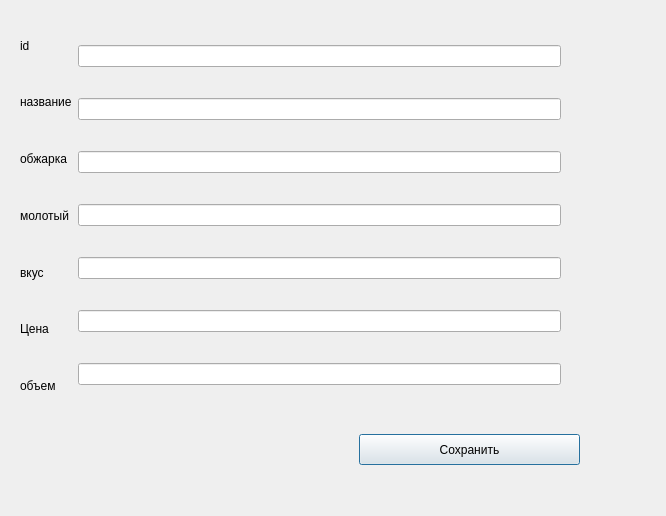
<?xml version="1.0" encoding="UTF-8"?>
<ui version="4.0">
 <class>Dialog</class>
 <widget class="QDialog" name="Dialog">
  <property name="geometry">
   <rect>
    <x>0</x>
    <y>0</y>
    <width>666</width>
    <height>516</height>
   </rect>
  </property>
  <property name="windowTitle">
   <string>Dialog</string>
  </property>
  <widget class="QWidget" name="layoutWidget">
   <property name="geometry">
    <rect>
     <x>20</x>
     <y>20</y>
     <width>541</width>
     <height>391</height>
    </rect>
   </property>
   <layout class="QHBoxLayout" name="horizontalLayout">
    <item>
     <layout class="QVBoxLayout" name="verticalLayout">
      <item>
       <widget class="QLabel" name="label">
        <property name="sizePolicy">
         <sizepolicy hsizetype="Ignored" vsizetype="Ignored">
          <horstretch>0</horstretch>
          <verstretch>0</verstretch>
         </sizepolicy>
        </property>
        <property name="text">
         <string>id</string>
        </property>
       </widget>
      </item>
      <item>
       <widget class="QLabel" name="label_2">
        <property name="text">
         <string>название</string>
        </property>
       </widget>
      </item>
      <item>
       <widget class="QLabel" name="label_3">
        <property name="text">
         <string>обжарка</string>
        </property>
       </widget>
      </item>
      <item>
       <widget class="QLabel" name="label_4">
        <property name="text">
         <string>молотый</string>
        </property>
       </widget>
      </item>
      <item>
       <widget class="QLabel" name="label_5">
        <property name="text">
         <string>вкус</string>
        </property>
       </widget>
      </item>
      <item>
       <widget class="QLabel" name="label_7">
        <property name="text">
         <string>Цена</string>
        </property>
       </widget>
      </item>
      <item>
       <widget class="QLabel" name="label_6">
        <property name="text">
         <string>объем</string>
        </property>
       </widget>
      </item>
     </layout>
    </item>
    <item>
     <layout class="QVBoxLayout" name="verticalLayout_2">
      <item>
       <widget class="QLineEdit" name="line_id"/>
      </item>
      <item>
       <widget class="QLineEdit" name="line_name"/>
      </item>
      <item>
       <widget class="QLineEdit" name="line_roasting"/>
      </item>
      <item>
       <widget class="QLineEdit" name="line_ground">
        <property name="sizePolicy">
         <sizepolicy hsizetype="Ignored" vsizetype="Fixed">
          <horstretch>0</horstretch>
          <verstretch>0</verstretch>
         </sizepolicy>
        </property>
       </widget>
      </item>
      <item>
       <widget class="QLineEdit" name="line_taste">
        <property name="sizePolicy">
         <sizepolicy hsizetype="Ignored" vsizetype="Fixed">
          <horstretch>0</horstretch>
          <verstretch>0</verstretch>
         </sizepolicy>
        </property>
       </widget>
      </item>
      <item>
       <widget class="QLineEdit" name="line_price"/>
      </item>
      <item>
       <widget class="QLineEdit" name="line_volume"/>
      </item>
     </layout>
    </item>
   </layout>
  </widget>
  <widget class="QPushButton" name="pushButton">
   <property name="geometry">
    <rect>
     <x>359</x>
     <y>434</y>
     <width>221</width>
     <height>31</height>
    </rect>
   </property>
   <property name="text">
    <string>Сохранить</string>
   </property>
  </widget>
 </widget>
 <resources/>
 <connections/>
</ui>
